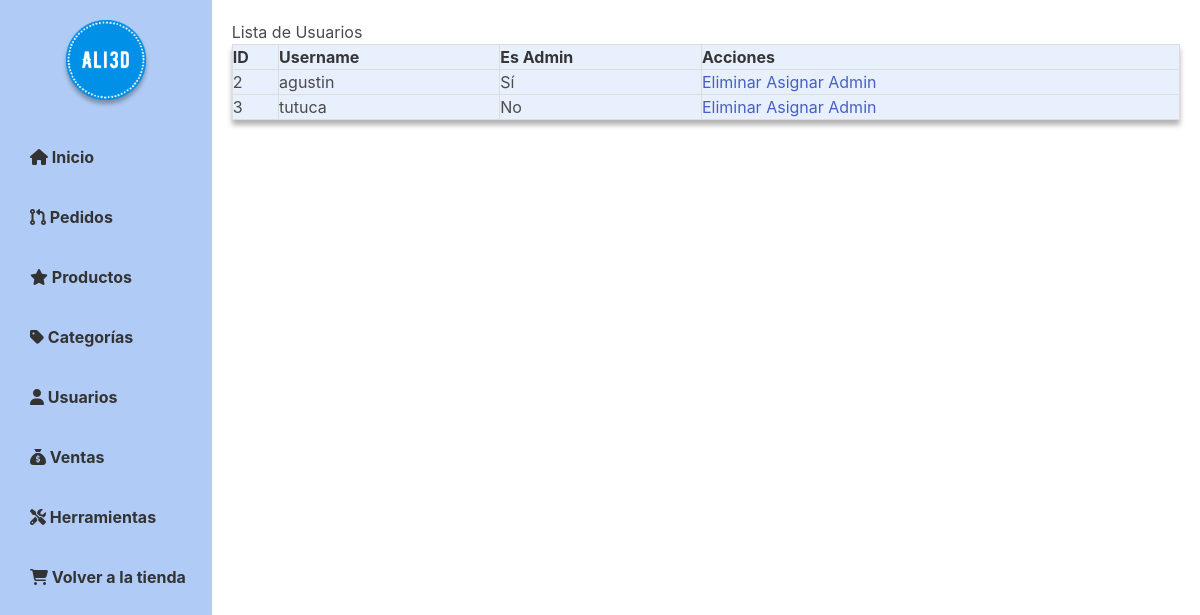
/admin/usuarios_admin.php (signed in), run on the app's committed database.
### tables this page shows
CREATE TABLE `usuarios` (
  `id` int(11) NOT NULL,
  `username` varchar(50) NOT NULL,
  `correo` varchar(50) NOT NULL,
  `password` varchar(255) NOT NULL,
  `is_admin` tinyint(1) NOT NULL DEFAULT 0
);

### admin/usuarios_admin.php (the view, shortened to what this page needs)
<?php
    require '../app/bd.php';
$query = "SELECT * FROM usuarios";
$resultado = mysqli_query($conexion, $query);
?>
<!DOCTYPE html>
<html>
<head>
    <link rel="stylesheet" href="../estilos/estilo_admin.css">
    <link rel="stylesheet" href="https://cdnjs.cloudflare.com/ajax/libs/bulma/0.7.2/css/bulma.min.css">
</head>
<body>
    <div id="wrapper">
        <?php
            include('navbar_admin.php')
        ?>
        <div id="main">
            <h1>Lista de Usuarios</h1>
            <table>
                <thead>
                    <tr>
                        <th>ID</th>
                        <th>Username</th>
                        <th>Es Admin</th>
                        <th>Acciones</th>
                    </tr>
                </thead>
                <tbody>
                    <?php while ($fila = mysqli_fetch_assoc($resultado)): ?>
                        <tr>
                            <td><?php echo $fila['id'] ?></td>
                            <td><?php echo $fila['username'] ?></td>
                            <td><?php echo $fila['is_admin'] ? 'Sí' : 'No' ?></td>
                            <td>
                                <a href="eliminar_usuario.php?id=<?php echo $fila['id'] ?>">Eliminar</a>
                                <a href="asignar_admin.php?id=<?php echo $fila['id'] ?>">Asignar Admin</a>
                            </td>
                        </tr>
                    <?php endwhile ?>
                </tbody>
            </table>
        </div>
    </div>
</body>
</html>

### estilos/estilo_admin.css (style rules this page uses)
:root { --azul_1: #0090E8; --azul_2: #69A7EE; --azul_3: #B0CCF6; --azul_4: #ECF2FD; --negro1: #000000; --negro: #2F2F2F; --blanco: #FFFFFF; }
body { background-color: var(--blanco); background-repeat: repeat; font-family: Arial, sans-serif; margin: 0; padding: 0; }
#wrapper { display: flex; height: max-content; }
#main { padding: 20px; width: 100%; height: max-content; }
h1 { margin-top: 0; }
table { border-collapse: collapse; width: 100%; background-color: #e8f0fe; box-shadow: 0px 5px 5px rgba(0, 0, 0, 0.3); overflow-x: auto; }
th, td { border: 1px solid #ddd; padding: 8px; text-align: left; }
th { background-color: #e8f0fe; }
td:last-child { white-space: nowrap; }

### data on the page
usuarios: id "2", username "agustin", is_admin "Sí"
usuarios: id "3", username "tutuca", is_admin "No"
